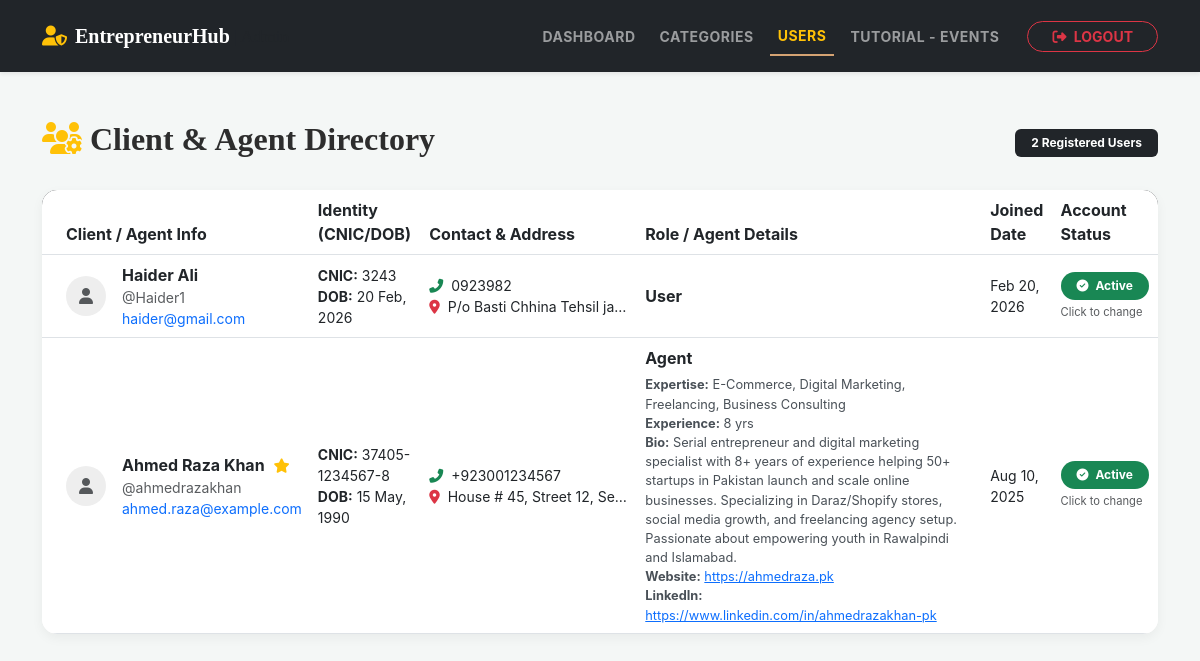
Page /admin/view_users.php (signed in) on the committed database.
### tables this page shows
CREATE TABLE `users` (
  `id` int(11) NOT NULL,
  `full_name` varchar(100) NOT NULL,
  `username` varchar(50) NOT NULL,
  `email` varchar(100) NOT NULL,
  `password` varchar(255) NOT NULL,
  `dob` date DEFAULT NULL,
  `cnic` varchar(15) DEFAULT NULL,
  `contact_number` varchar(20) DEFAULT NULL,
  `address` text DEFAULT NULL,
  `is_active` tinyint(1) DEFAULT 1,
  `created_at` timestamp NOT NULL DEFAULT current_timestamp(),
  `updated_at` timestamp NOT NULL DEFAULT current_timestamp() ON UPDATE current_timestamp(),
  `role` enum('user','agent') NOT NULL DEFAULT 'user',
  `expertise_area` varchar(255) DEFAULT NULL,
  `experience_years` int(11) DEFAULT NULL,
  `bio` text DEFAULT NULL,
  `website` varchar(255) DEFAULT NULL,
  `linkedin` varchar(255) DEFAULT NULL
);

### admin/view_users.php (the view, shortened to what this page needs)
<?php
include "config.php";
$query = "SELECT * FROM users ORDER BY created_at DESC";
$result = mysqli_query($conn, $query);
?>
<!DOCTYPE html>
<html lang="en">
<head>
<link href="https://cdn.jsdelivr.net/npm/bootstrap@5.3.0/dist/css/bootstrap.min.css" rel="stylesheet">
<link rel="stylesheet" href="https://cdnjs.cloudflare.com/ajax/libs/font-awesome/6.4.0/css/all.min.css">
<link rel="stylesheet" href="../CSS/style.css">
</head>
<body>
<?php include('navbar.php'); ?>
<div class="container mt-5 mb-5">
    <div class="d-flex justify-content-between align-items-center mb-4">
        <h2 class="fw-bold"><i class="fas fa-users-cog me-2 text-warning"></i>Client & Agent Directory</h2>
        <span class="badge bg-dark px-3 py-2"><?= mysqli_num_rows($result); ?> Registered Users</span>
    </div>
    <div class="card user-card overflow-hidden">
        <div class="table-responsive">
            <table class="table table-hover align-middle mb-0">
                <thead>
                    <tr>
                        <th class="ps-4">Client / Agent Info</th>
                        <th>Identity (CNIC/DOB)</th>
                        <th>Contact & Address</th>
                        <th>Role / Agent Details</th>
                        <th>Joined Date</th>
                        <th>Account Status</th>
                    </tr>
                </thead>
                <tbody>
                    <?php while($row = mysqli_fetch_assoc($result)): ?>
                    <tr>
                        <td class="ps-4">
                            <div class="d-flex align-items-center">
                                <div class="avatar-sm me-3 bg-soft-gold p-2 rounded-circle text-center" style="width:40px; background:#eee;">
                                    <i class="fas fa-user text-muted"></i>
                                </div>
                                <div>
                                    <div class="fw-bold text-dark">
                                        <?= htmlspecialchars($row['full_name']); ?>
                                        <?php if($row['role']=='agent'): ?>
                                        <a href="agent_feedback_admin.php?agent_id=<?= $row['id'] ?>" title="View Feedbacks">
                                            <i class="fas fa-star feedback-icon"></i>
                                        </a>
                                        <?php endif; ?>
                                    </div>
                                    <div class="text-muted small">@<?= htmlspecialchars($row['username']); ?></div>
                                    <div class="small text-primary"><?= htmlspecialchars($row['email']); ?></div>
                                </div>
                            </div>
                        </td>
                        <td>
                            <div class="small"><strong>CNIC:</strong> <?= $row['cnic'] ?: 'Not Provided'; ?></div>
                            <div class="small"><strong>DOB:</strong> <?= $row['dob'] ? date('d M, Y', strtotime($row['dob'])) : 'Not Provided'; ?></div>
                        </td>
                        <td>
                            <div class="small"><i class="fas fa-phone-alt me-1 text-success"></i> <?= htmlspecialchars($row['contact_number']); ?></div>
                            <div class="small text-truncate" style="max-width: 200px;" title="<?= htmlspecialchars($row['address']); ?>">
                                <i class="fas fa-map-marker-alt me-1 text-danger"></i> <?= htmlspecialchars($row['address']); ?>
                            </div>
                        </td>
                        <td>
                            <div><strong><?= ucfirst($row['role']); ?></strong></div>
                            <?php if($row['role'] === 'agent'): ?>
                            <div class="agent-fields">
                                <?php if($row['expertise_area']): ?><div><strong>Expertise:</strong> <?= htmlspecialchars($row['expertise_area']); ?></div><?php endif; ?>
                                <?php if($row['experience_years']): ?><div><strong>Experience:</strong> <?= intval($row['experience_years']); ?> yrs</div><?php endif; ?>
                                <?php if($row['bio']): ?><div><strong>Bio:</strong> <?= htmlspecialchars($row['bio']); ?></div><?php endif; ?>
                                <?php if($row['website']): ?><div><strong>Website:</strong> <a href="<?= htmlspecialchars($row['website']); ?>" target="_blank"><?= htmlspecialchars($row['website']); ?></a></div><?php endif; ?>
                                <?php if($row['linkedin']): ?><div><strong>LinkedIn:</strong> <a href="<?= htmlspecialchars($row['linkedin']); ?>" target="_blank"><?= htmlspecialchars($row['linkedin']); ?></a></div><?php endif; ?>
                            </div>
                            <?php endif; ?>
                        </td>
                        <td class="small"><?= date('M d, Y', strtotime($row['created_at'])); ?></td>
                        <td>
                            <a href="view_users.php?toggle_id=<?= $row['id']; ?>&current_status=<?= $row['is_active']; ?>" class="text-decoration-none">
                                <?php if($row['is_active'] == 1): ?>
                                    <span class="badge bg-success status-badge px-3 py-2 rounded-pill">
                                        <i class="fas fa-check-circle me-1"></i> Active
                                    </span>
                                <?php else: ?>
                                    <span class="badge bg-danger status-badge px-3 py-2 rounded-pill">
                                        <i class="fas fa-times-circle me-1"></i> Suspended
                                    </span>
                                <?php endif; ?>
                            </a>
                            <div class="x-small text-muted mt-1" style="font-size: 0.7rem;">Click to change</div>
                        </td>
                    </tr>
                    <?php endwhile; ?>
                </tbody>
            </table>
        </div>
    </div>
</div>
</body>
</html>

### CSS/style.css (style rules this page uses)
:root { --primary-color: #d4a373; --accent-color: #faedcd; --text-dark: #2d2d2d; --bg-light: #fefae0; --transition: all 0.3s ease; }
body { font-family: 'Inter', sans-serif; background-color: #fafafa; color: var(--text-dark); }
h1, h2, .navbar-brand { font-family: 'Playfair Display', serif; }

### admin/view_users.php (style rules this page uses)
body { background-color: #f4f7f6; }
.user-card { border-radius: 15px; border: none; box-shadow: 0 4px 12px rgba(0,0,0,0.05); }
.table thead { background-color: #212529; color: white; }
.status-badge { cursor: pointer; transition: 0.3s; }
.agent-fields { font-size: 0.8rem; color: #495057; margin-top: 5px; }
.feedback-icon { font-size: 0.9rem; margin-left: 5px; color: #ffc107; }

### rows in the picture
users: full_name "Haider Ali", username "Haider1", email "haider@gmail.com", cnic "3243", dob "20 Feb, 2026", contact_number "0923982", address "P/o Basti Chhina Tehsil ja…", role "User", created_at "Feb 20, 2026", is_active 1 (drawn)
users: full_name "Ahmed Raza Khan", username "ahmedrazakhan", email "ahmed.raza@example.com", cnic "37405-1234567-8", dob "15 May, 1990", contact_number "+923001234567", address "House # 45, Street 12, Se…", role "Agent", expertise_area "E-Commerce, Digital Marketing, Freelancing, Business Consulting", experience_years "8", bio "Serial entrepreneur and digital marketing specialist with 8+ years of experience helping 50+ startups in Pakistan launch and scale online businesses. Specializing in Daraz/Shopify stores, social media growth, and freelancing agency setup. Passionate about empowering youth in Rawalpindi and Islamabad.", website "https://ahmedraza.pk", linkedin "https://www.linkedin.com/in/ahmedrazakhan-pk", created_at "Aug 10, 2025", is_active 1 (drawn)

### other values in the picture
mysqli_num_rows($result) "2"
